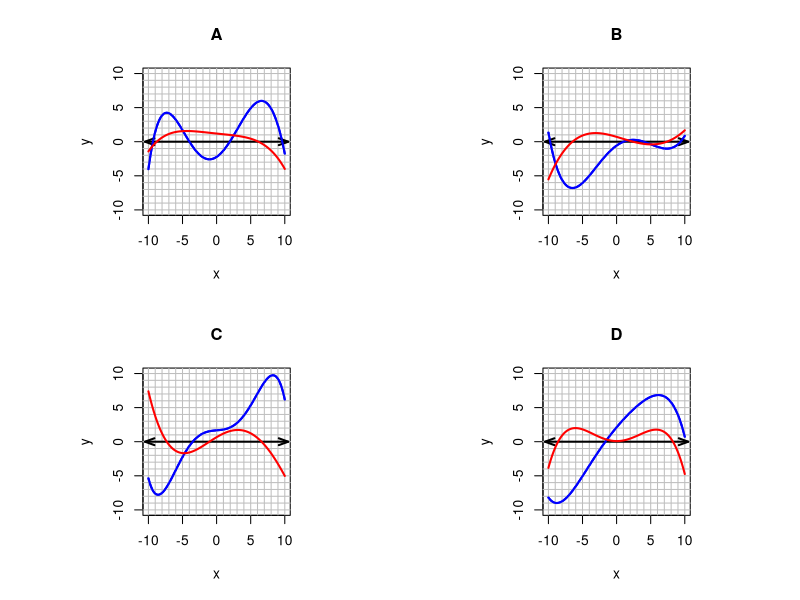

Generate this figure with R:
## ---- chunk 1
options(scipen=999)
fixer = function(exp){
  exp = gsub("+-","-",exp,fixed=T)
  exp = gsub("--","+",exp,fixed=T)
  exp = gsub("t^0","",exp,fixed=T)
  exp = gsub("t^1","x",exp,fixed=T)
  return(exp)
}


xx = seq(-10,10,length.out=1000)
getcurves = function(){
  while(T){
    coefs = runif(6,-2.5,2.5)/factorial(rev(1:6))
    f = function(x){return(coefs[1]*x^5+coefs[2]*x^4+coefs[3]*x^3+coefs[4]*x^2+coefs[5]*x+coefs[6])}
    fp = function(x){return(5*coefs[1]*x^4+4*coefs[2]*x^3+3*coefs[3]*x^2+2*coefs[4]*x+coefs[5])}
    #fpp = function(x){return(5*4*coefs[1]*x^3+4*3*coefs[2]*x^2+3*2*coefs[3]*x+2*coefs[4])}
    xx = seq(-10,10,length.out=1000)
    yy1 = f(xx)
    yy2 = fp(xx)
    #yy3 = fpp(xx)
    if(max(abs(yy1))<10 && 
       max(abs(yy2))<10 && 
       max(abs(yy1))>2 && 
       max(abs(yy2))>2 &&
       length(unique(sign(yy1)))>1 && length(unique(sign(yy2)))>1){break}
  }
  return(list(yy1,yy2))
}

while(T){
  l1 = getcurves()
  l2 = getcurves()
  l3 = getcurves()
  l4 = getcurves()
  L1 = l1
  L2 = list(l2[[1]],l3[[2]])
  L3 = list(l3[[1]],l4[[2]])
  L4 = list(l4[[1]],l2[[2]])
  z1 = xx[diff(sign(L1[[2]]))!=0]
  z2 = xx[diff(sign(L2[[2]]))!=0]
  z3 = xx[diff(sign(L3[[2]]))!=0]
  z4 = xx[diff(sign(L4[[2]]))!=0]
  zs = list(z1,z2,z3,z4)
  cangoon = T
  for(i in 1:3){
    for(j in (i+1):4){
      maxmin = 0
      for(h in 1:length(zs[[i]])){
        mymin = 1000
        for(k in 1:length(zs[[j]])){
          mymin = min(c(mymin,abs(zs[[i]][h]-zs[[j]][k])))
        }
        maxmin = max(c(maxmin,mymin))
      }
      if(maxmin<1){
        cangoon = F
        break
        }
    }
  }
  if(cangoon){break}
}



Ls = list(L1,L2,L3,L4)

ord = sample(1:4)
sol = paste0(1*(1==ord),collapse="")

## ---- chunk 2
par(mfrow=c(2,2),pty="s")

for(j in 1:4){
  i = ord[j]
  yy1 = Ls[[i]][[1]]
  yy2 = Ls[[i]][[2]]
  plot(xx,yy1,col="blue",type="l",lwd=2,xlim=c(-10,10),ylim=c(-10,10),main=LETTERS[j],xlab="x",ylab="y")
  for(i in seq(0,10,1)){
    abline(h=i,col="grey")
    abline(v=i,col="grey")
    abline(h=-i,col="grey")
    abline(v=-i,col="grey")
  }
  arrows(-10.5,0,10.5,0,code=3,length=0.1,angle=20,lwd=2)
  lines(xx,yy1,col="blue",lwd=2)
  lines(xx,yy2,col="red",lwd=2)
}
